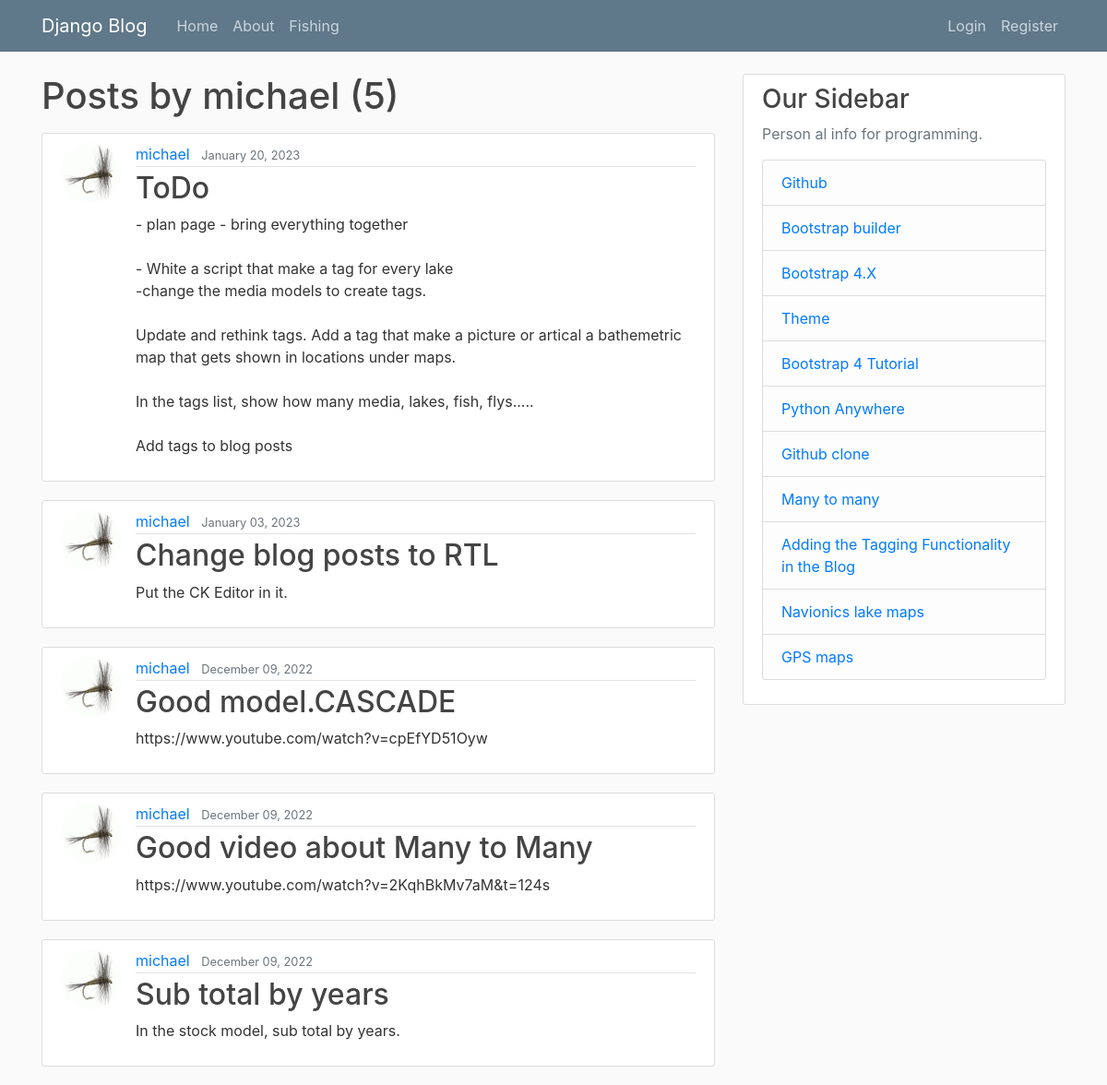
/blog/user/michael, run on the app's committed database.
### blog/models.py (models this page shows, shortened)
class Post(models.Model):
    title = models.CharField(max_length=100)
    content = models.TextField()
    date_posted = models.DateTimeField(default=timezone.now)
    author = models.ForeignKey(User, on_delete=models.CASCADE)

### users/models.py (models this page shows, shortened)
class Profile(models.Model):
    user = models.OneToOneField(User, on_delete=models.CASCADE)
    image = models.ImageField(default='default.jpg', upload_to='profile_pics')

### blog/views.py (the view)
# urls.py: path('user/<str:username>', UserPostListView.as_view(), name='user-posts'),
class UserPostListView(ListView):
    model = Post
    template_name = 'blog/user_posts.html'  # <app>/<model>_<viewtype>.html
    context_object_name = 'posts'
    paginate_by = 5
    def get_queryset(self):
        user = get_object_or_404(User, username=self.kwargs.get('username'))
        return Post.objects.filter(author=user).order_by('-date_posted')

### blog/templates/blog/user_posts.html (shortened to what this page needs)
{% extends "blog/base.html" %}
{% block content %}
    <h1 class="mb-3">Posts by {{ view.kwargs.username }} ({{ page_obj.paginator.count }})</h1>
    {% for post in posts %}
        <article class="media content-section">
          <img class="rounded-circle article-img" src="{{ post.author.profile.image.url }}">
          <div class="media-body">
            <div class="article-metadata">
              <a class="mr-2" href="{% url 'user-posts' post.author.username %}">{{ post.author }}</a>
              <small class="text-muted">{{ post.date_posted|date:"F d, Y" }}</small>
            </div>
            <h2><a class="article-title" href="{% url 'post-detail' post.id %}">{{ post.title }}</a></h2>
            <p class="article-content">{{ post.content }}</p>
          </div>
        </article>
    {% endfor %}
{% endblock content %}

### static/blog/main.css (style rules this page uses)
body { background: #fafafa; color: #333333; margin-top: 5rem; }
h1, h2, h3, h4, h5, h6 { color: #444444; }
.content-section { background: #ffffff; padding: 10px 20px; border: 1px solid #dddddd; border-radius: 3px; margin-bottom: 20px; }
.article-title { color: #444444; }
.article-content { white-space: pre-line; }
.article-img { height: 65px; width: 65px; margin-right: 16px; }
.article-metadata { padding-bottom: 1px; margin-bottom: 4px; border-bottom: 1px solid #e3e3e3 }

### data on the page
Post: author.profile.image (placeholder picture), author "michael", date_posted "January 20, 2023", title "ToDo", content "- plan page - bring everything together - White a script that make a tag for every lake -change the media models to create tags. Update and rethink tags. Add a tag that make a picture or artical a bathemetric map that gets shown in locations under maps. In the tags list, show how many media, lakes, fish, flys..... Add tags to blog posts"
Post: author.profile.image (placeholder picture), author "michael", date_posted "January 03, 2023", title "Change blog posts to RTL", content "Put the CK Editor in it."
Post: author.profile.image (placeholder picture), author "michael", date_posted "December 09, 2022", title "Good model.CASCADE", content "https://www.youtube.com/watch?v=cpEfYD51Oyw"
Post: author.profile.image (placeholder picture), author "michael", date_posted "December 09, 2022", title "Good video about Many to Many", content "https://www.youtube.com/watch?v=2KqhBkMv7aM&t=124s"
Post: author.profile.image (placeholder picture), author "michael", date_posted "December 09, 2022", title "Sub total by years", content "In the stock model, sub total by years."

### other printed values
{{ view.kwargs.username }} "michael"
{{ page_obj.paginator.count }} "5"
